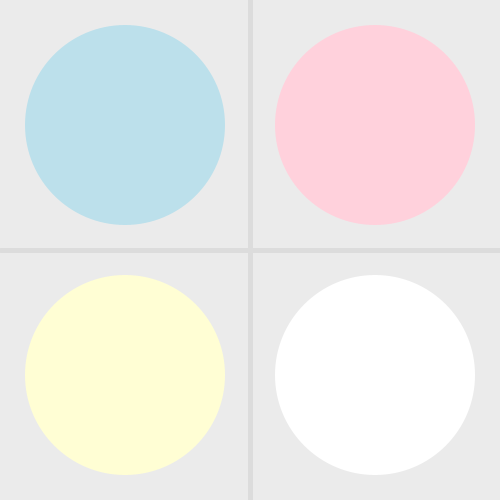
Frame 1 (no input)
Frame 60 (the mouse pressed at the canvas centre just before this capture): identical to frame 1, image omitted
Frame 120 (the mouse held since frame 60 and released just before this capture): identical to frame 1, image omitted

The Processing sketch that drew this single still picture (run headless with seeded random() and noise(); from frame 60 on, the mouse is pressed at the canvas centre):

// Processing sketch: assignment5_3_patricia_antlitz00318934
// ── assignment5_3_patricia_antlitz00318934.pde
/* Assignment 5-3
Student ID: 00318934
Name: Patricia Antlitz
Professor Ethel Schuster
Introduction to Computer Science CIS-140
12 October 2020

3. four_circles: divide the canvas into 4 and draw circles and color them
with your favorite colors

The work I am submitting is my own in its entirety

*/

// Code starts here.

// Use built-in function setup to set program settings
void setup(){
  // set screen size to 500px wide and 500px tall.
  size(500, 500);
}

// setting global variables

// set a variable of type integer to 0 as the origin point of the screen
int orig = 0;

// color variables
int blue = color(188, 224, 235); // pastel blue
int yellow = color(255, 254, 212); // pastel yellow
int pink = color(255, 209, 220); // pastel pink
int white = color(255);
int lightGray = color(235);
int midGray = color(220);

// Create function "draw" to run commands
void draw(){
  // set the background of the screen to the color lightGray
  background(lightGray);

  // call function drawCross to draw the cross that divides the screen
  drawCross();

  // set local variables
  int size = 200; // set the size of the circles to 200px
  int xloc = width/4; // set the x location to the width divided by 4
  int yloc = height/4; // set the x location to the height divided by 4

  // calls function drawCircles

  /* first call sets the color to blue, location to x = xloc (width/4 = 125px),
  y = yloc (height/4 = 125 px), and width and height of "size:" (200px) */
  drawCircles(blue, xloc, yloc, size, size);
  /* first call sets the color to yellow, location to x = xloc (width/4 = 125px),
  y = yloc times 3 (height/4 = 125px*3 = 375 px), and width and height of
  "size:" (200px) */
  drawCircles(yellow, xloc, yloc*3, size, size);
  /* first call sets the color to pink, location to x = xloc times 3
  (width/4 = 125px*3 = 375 px), y = yloc (height/4 = 125px),
  and width and height of "size:" (200px) */
  drawCircles(pink, xloc*3, yloc, size, size);
  /* first call sets the color to white, location to x = xloc times 3
  (width/4 = 125px*3 = 375 px), y = yloc time 3 (height/4 = 125px*3 = 375 px),
  and width and height of "size:" (200px) */
  drawCircles(white, xloc*3, yloc*3, size, size);
}

// Function drawCross contains the commands to the cross that divides the screen
void drawCross(){
  // set the stroke of the lines to the midGray color
  stroke(midGray);
  // set the strokeWeight to 5
  strokeWeight(5);

  // set local variables for the screen's width and height
  int wide = width;
  int tall = height;
  // set a variable defining the coordinates for half of the width of the screen
  int xHalf = wide/2;
   // set a variable defining the coordinates for half of the height of the screen
  int yHalf = tall/2;

  /* Create a line with the first point at x = xHalf (250px), y = to orig (0),
  and the second point at x = xHalf and y = tall (screen height) */
  line(xHalf, orig, xHalf, tall);
  /* Create a line with the first point at x = orig (0), y = to yHalf (250px),
  and the second point at x = wide (screen width) and y = yHalf */
  line(orig, yHalf, wide, yHalf);
}

/* drawCircle function. Calles for 5 params. Param "c" of type integer
will be called at frunction fill() to set the color of the circle. Param "x",
"y", "w" and "h" are called at function ellipse() and represent the x location,
the y location, the width and the height of the circles. */
void drawCircles(int c, float x, float y, float w, float h){
  // remove stroke/border
  noStroke();
  // fill the circle with a color passing param "c"
  fill(c);
  // create a circle with function ellipse and call params x, y, w and h
  ellipse(x, y, w, h);
}

// end.
